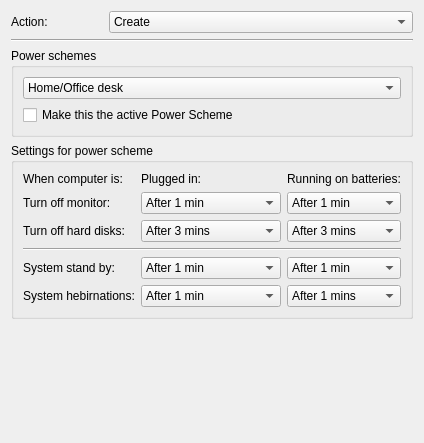
<?xml version="1.0" encoding="UTF-8"?>
<ui version="4.0">
 <class>PowerSchemeWidget</class>
 <widget class="QWidget" name="PowerSchemeWidget">
  <property name="geometry">
   <rect>
    <x>0</x>
    <y>0</y>
    <width>424</width>
    <height>443</height>
   </rect>
  </property>
  <property name="windowTitle">
   <string>Form</string>
  </property>
  <layout class="QGridLayout" name="gridLayout_3">
   <item row="3" column="0">
    <widget class="QGroupBox" name="settingGroupBox">
     <property name="title">
      <string>Settings for power scheme</string>
     </property>
     <layout class="QGridLayout" name="gridLayout">
      <item row="0" column="0">
       <widget class="QLabel" name="computerLabel">
        <property name="text">
         <string>When computer is:</string>
        </property>
       </widget>
      </item>
      <item row="0" column="1">
       <widget class="QLabel" name="dcPowerLabel">
        <property name="text">
         <string>Plugged in:</string>
        </property>
       </widget>
      </item>
      <item row="1" column="0">
       <widget class="QLabel" name="monitorLabel">
        <property name="text">
         <string>Turn off monitor:</string>
        </property>
        <property name="buddy">
         <cstring>monitorDcComboBox</cstring>
        </property>
       </widget>
      </item>
      <item row="1" column="1" colspan="2">
       <widget class="QComboBox" name="monitorDcComboBox">
        <item>
         <property name="text">
          <string>After 1 min</string>
         </property>
        </item>
        <item>
         <property name="text">
          <string>After 3 mins</string>
         </property>
        </item>
        <item>
         <property name="text">
          <string>After 5 mins</string>
         </property>
        </item>
        <item>
         <property name="text">
          <string>After 10 mins</string>
         </property>
        </item>
        <item>
         <property name="text">
          <string>After 15 mins</string>
         </property>
        </item>
        <item>
         <property name="text">
          <string>After 20 mins</string>
         </property>
        </item>
        <item>
         <property name="text">
          <string>After 25 mins</string>
         </property>
        </item>
        <item>
         <property name="text">
          <string>After 30 mins</string>
         </property>
        </item>
        <item>
         <property name="text">
          <string>After 45 mins</string>
         </property>
        </item>
        <item>
         <property name="text">
          <string>After 1 hour</string>
         </property>
        </item>
        <item>
         <property name="text">
          <string>After 2 hours</string>
         </property>
        </item>
        <item>
         <property name="text">
          <string>After 3 hours</string>
         </property>
        </item>
        <item>
         <property name="text">
          <string>After 4 hours</string>
         </property>
        </item>
        <item>
         <property name="text">
          <string>After 5 hours</string>
         </property>
        </item>
        <item>
         <property name="text">
          <string>Never</string>
         </property>
        </item>
       </widget>
      </item>
      <item row="1" column="3">
       <widget class="QComboBox" name="monitorAcComboBox">
        <item>
         <property name="text">
          <string>After 1 min</string>
         </property>
        </item>
        <item>
         <property name="text">
          <string>After 3 mins</string>
         </property>
        </item>
        <item>
         <property name="text">
          <string>After 5 mins</string>
         </property>
        </item>
        <item>
         <property name="text">
          <string>After 10 mins</string>
         </property>
        </item>
        <item>
         <property name="text">
          <string>After 15 mins</string>
         </property>
        </item>
        <item>
         <property name="text">
          <string>After 20 mins</string>
         </property>
        </item>
        <item>
         <property name="text">
          <string>After 25 mins</string>
         </property>
        </item>
        <item>
         <property name="text">
          <string>After 30 mins</string>
         </property>
        </item>
        <item>
         <property name="text">
          <string>After 45 mins</string>
         </property>
        </item>
        <item>
         <property name="text">
          <string>After 1 hour</string>
         </property>
        </item>
        <item>
         <property name="text">
          <string>After 2 hours</string>
         </property>
        </item>
        <item>
         <property name="text">
          <string>After 3 hours</string>
         </property>
        </item>
        <item>
         <property name="text">
          <string>After 4 hours</string>
         </property>
        </item>
        <item>
         <property name="text">
          <string>After 5 hours</string>
         </property>
        </item>
        <item>
         <property name="text">
          <string>Never</string>
         </property>
        </item>
       </widget>
      </item>
      <item row="2" column="0">
       <widget class="QLabel" name="hardDiskLabel">
        <property name="text">
         <string>Turn off hard disks:</string>
        </property>
        <property name="buddy">
         <cstring>hardDiskDcComboBox</cstring>
        </property>
       </widget>
      </item>
      <item row="2" column="1" colspan="2">
       <widget class="QComboBox" name="hardDiskDcComboBox">
        <item>
         <property name="text">
          <string>After 3 mins</string>
         </property>
        </item>
        <item>
         <property name="text">
          <string>After 5 mins</string>
         </property>
        </item>
        <item>
         <property name="text">
          <string>After 10 mins</string>
         </property>
        </item>
        <item>
         <property name="text">
          <string>After 15 mins</string>
         </property>
        </item>
        <item>
         <property name="text">
          <string>After 20 mins</string>
         </property>
        </item>
        <item>
         <property name="text">
          <string>After 25 mins</string>
         </property>
        </item>
        <item>
         <property name="text">
          <string>After 30 mins</string>
         </property>
        </item>
        <item>
         <property name="text">
          <string>After 45 mins</string>
         </property>
        </item>
        <item>
         <property name="text">
          <string>After 1 hour</string>
         </property>
        </item>
        <item>
         <property name="text">
          <string>After 2 hours</string>
         </property>
        </item>
        <item>
         <property name="text">
          <string>After 3 hours</string>
         </property>
        </item>
        <item>
         <property name="text">
          <string>After 4 hours</string>
         </property>
        </item>
        <item>
         <property name="text">
          <string>After 5 hours</string>
         </property>
        </item>
        <item>
         <property name="text">
          <string>Never.</string>
         </property>
        </item>
       </widget>
      </item>
      <item row="2" column="3">
       <widget class="QComboBox" name="hardDiskAcComboBox">
        <item>
         <property name="text">
          <string>After 3 mins</string>
         </property>
        </item>
        <item>
         <property name="text">
          <string>After 5 mins</string>
         </property>
        </item>
        <item>
         <property name="text">
          <string>After 10 mins</string>
         </property>
        </item>
        <item>
         <property name="text">
          <string>After 15 mins</string>
         </property>
        </item>
        <item>
         <property name="text">
          <string>After 20 mins</string>
         </property>
        </item>
        <item>
         <property name="text">
          <string>After 25 mins</string>
         </property>
        </item>
        <item>
         <property name="text">
          <string>After 30 mins</string>
         </property>
        </item>
        <item>
         <property name="text">
          <string>After 45 mins</string>
         </property>
        </item>
        <item>
         <property name="text">
          <string>After 1 hours</string>
         </property>
        </item>
        <item>
         <property name="text">
          <string>After 2 hours</string>
         </property>
        </item>
        <item>
         <property name="text">
          <string>After 3 hours</string>
         </property>
        </item>
        <item>
         <property name="text">
          <string>After 4 hours</string>
         </property>
        </item>
        <item>
         <property name="text">
          <string>After 5 hours</string>
         </property>
        </item>
        <item>
         <property name="text">
          <string>Never</string>
         </property>
        </item>
       </widget>
      </item>
      <item row="3" column="0" colspan="4">
       <widget class="Line" name="schemeSettingsLine">
        <property name="orientation">
         <enum>Qt::Horizontal</enum>
        </property>
       </widget>
      </item>
      <item row="4" column="0">
       <widget class="QLabel" name="standbyLabel">
        <property name="text">
         <string>System stand by:</string>
        </property>
        <property name="buddy">
         <cstring>standbyDcComboBox</cstring>
        </property>
       </widget>
      </item>
      <item row="4" column="1" colspan="2">
       <widget class="QComboBox" name="standbyDcComboBox">
        <item>
         <property name="text">
          <string>After 1 min</string>
         </property>
        </item>
        <item>
         <property name="text">
          <string>After 3 mins</string>
         </property>
        </item>
        <item>
         <property name="text">
          <string>After 5 mins</string>
         </property>
        </item>
        <item>
         <property name="text">
          <string>After 10 mins</string>
         </property>
        </item>
        <item>
         <property name="text">
          <string>After 15 mins</string>
         </property>
        </item>
        <item>
         <property name="text">
          <string>After 20 mins</string>
         </property>
        </item>
        <item>
         <property name="text">
          <string>After 25 mins</string>
         </property>
        </item>
        <item>
         <property name="text">
          <string>After 30 mins</string>
         </property>
        </item>
        <item>
         <property name="text">
          <string>After 45 mins</string>
         </property>
        </item>
        <item>
         <property name="text">
          <string>After 1 hour</string>
         </property>
        </item>
        <item>
         <property name="text">
          <string>After 2 hours</string>
         </property>
        </item>
        <item>
         <property name="text">
          <string>After 3 hours</string>
         </property>
        </item>
        <item>
         <property name="text">
          <string>After 4 hours</string>
         </property>
        </item>
        <item>
         <property name="text">
          <string>After 5 hours</string>
         </property>
        </item>
        <item>
         <property name="text">
          <string>Never</string>
         </property>
        </item>
       </widget>
      </item>
      <item row="4" column="3">
       <widget class="QComboBox" name="standbyAcComboBox">
        <item>
         <property name="text">
          <string>After 1 min</string>
         </property>
        </item>
        <item>
         <property name="text">
          <string>After 3 mins</string>
         </property>
        </item>
        <item>
         <property name="text">
          <string>After 5 mins</string>
         </property>
        </item>
        <item>
         <property name="text">
          <string>After 10 mins</string>
         </property>
        </item>
        <item>
         <property name="text">
          <string>After 15 mins</string>
         </property>
        </item>
        <item>
         <property name="text">
          <string>After 20 mins</string>
         </property>
        </item>
        <item>
         <property name="text">
          <string>After 25 mins</string>
         </property>
        </item>
        <item>
         <property name="text">
          <string>After 30 mins</string>
         </property>
        </item>
        <item>
         <property name="text">
          <string>After 45 mins</string>
         </property>
        </item>
        <item>
         <property name="text">
          <string>After 1 hour</string>
         </property>
        </item>
        <item>
         <property name="text">
          <string>After 2 hours</string>
         </property>
        </item>
        <item>
         <property name="text">
          <string>After 3 hours</string>
         </property>
        </item>
        <item>
         <property name="text">
          <string>After 4 hours</string>
         </property>
        </item>
        <item>
         <property name="text">
          <string>After 5 hours</string>
         </property>
        </item>
        <item>
         <property name="text">
          <string>Never</string>
         </property>
        </item>
       </widget>
      </item>
      <item row="5" column="0">
       <widget class="QLabel" name="hibernateLabel">
        <property name="text">
         <string>System hebirnations:</string>
        </property>
        <property name="buddy">
         <cstring>hibernateDcComboBox</cstring>
        </property>
       </widget>
      </item>
      <item row="5" column="1" colspan="2">
       <widget class="QComboBox" name="hibernateDcComboBox">
        <item>
         <property name="text">
          <string>After 1 min</string>
         </property>
        </item>
        <item>
         <property name="text">
          <string>After 3 mins</string>
         </property>
        </item>
        <item>
         <property name="text">
          <string>After 5 mins</string>
         </property>
        </item>
        <item>
         <property name="text">
          <string>After 10 mins</string>
         </property>
        </item>
        <item>
         <property name="text">
          <string>After 15 mins</string>
         </property>
        </item>
        <item>
         <property name="text">
          <string>After 20 mins</string>
         </property>
        </item>
        <item>
         <property name="text">
          <string>After 25 mins</string>
         </property>
        </item>
        <item>
         <property name="text">
          <string>After 30 mins</string>
         </property>
        </item>
        <item>
         <property name="text">
          <string>After 45 mins</string>
         </property>
        </item>
        <item>
         <property name="text">
          <string>After 1 hour</string>
         </property>
        </item>
        <item>
         <property name="text">
          <string>After 2 hours</string>
         </property>
        </item>
        <item>
         <property name="text">
          <string>After 3 hours</string>
         </property>
        </item>
        <item>
         <property name="text">
          <string>After 4 hours</string>
         </property>
        </item>
        <item>
         <property name="text">
          <string>After 5 hours</string>
         </property>
        </item>
        <item>
         <property name="text">
          <string>Never</string>
         </property>
        </item>
       </widget>
      </item>
      <item row="5" column="3">
       <widget class="QComboBox" name="hibernateAcComboBox">
        <item>
         <property name="text">
          <string>After 1 mins</string>
         </property>
        </item>
        <item>
         <property name="text">
          <string>After 3 mins</string>
         </property>
        </item>
        <item>
         <property name="text">
          <string>After 5 mins</string>
         </property>
        </item>
        <item>
         <property name="text">
          <string>After 10 mins</string>
         </property>
        </item>
        <item>
         <property name="text">
          <string>After 15 mins</string>
         </property>
        </item>
        <item>
         <property name="text">
          <string>After 20 mins</string>
         </property>
        </item>
        <item>
         <property name="text">
          <string>After 25 mins</string>
         </property>
        </item>
        <item>
         <property name="text">
          <string>After 30 mins</string>
         </property>
        </item>
        <item>
         <property name="text">
          <string>After 45 mins</string>
         </property>
        </item>
        <item>
         <property name="text">
          <string>After 1 hour</string>
         </property>
        </item>
        <item>
         <property name="text">
          <string>After 2 hours</string>
         </property>
        </item>
        <item>
         <property name="text">
          <string>After 3 hours</string>
         </property>
        </item>
        <item>
         <property name="text">
          <string>After 4 hours</string>
         </property>
        </item>
        <item>
         <property name="text">
          <string>After 5 hours</string>
         </property>
        </item>
        <item>
         <property name="text">
          <string>Never</string>
         </property>
        </item>
       </widget>
      </item>
      <item row="0" column="3">
       <widget class="QLabel" name="acPowerLabel">
        <property name="text">
         <string>Running on batteries:</string>
        </property>
        <property name="wordWrap">
         <bool>true</bool>
        </property>
       </widget>
      </item>
     </layout>
    </widget>
   </item>
   <item row="1" column="0">
    <widget class="Line" name="line">
     <property name="font">
      <font>
       <family>Sans Serif</family>
       <pointsize>9</pointsize>
      </font>
     </property>
     <property name="orientation">
      <enum>Qt::Horizontal</enum>
     </property>
    </widget>
   </item>
   <item row="4" column="0">
    <spacer name="verticalSpacer">
     <property name="orientation">
      <enum>Qt::Vertical</enum>
     </property>
     <property name="sizeType">
      <enum>QSizePolicy::Expanding</enum>
     </property>
     <property name="sizeHint" stdset="0">
      <size>
       <width>20</width>
       <height>10</height>
      </size>
     </property>
    </spacer>
   </item>
   <item row="2" column="0">
    <widget class="QGroupBox" name="powerGroupBox">
     <property name="title">
      <string>Power schemes</string>
     </property>
     <layout class="QGridLayout" name="gridLayout_4">
      <item row="1" column="0">
       <widget class="QCheckBox" name="defaultCheckBox">
        <property name="text">
         <string>Make this the active Power Scheme</string>
        </property>
       </widget>
      </item>
      <item row="0" column="0">
       <widget class="QComboBox" name="nameComboBox">
        <property name="currentIndex">
         <number>0</number>
        </property>
        <item>
         <property name="text">
          <string>Home/Office desk</string>
         </property>
        </item>
        <item>
         <property name="text">
          <string>Portable/Laptop</string>
         </property>
        </item>
        <item>
         <property name="text">
          <string>Presentation</string>
         </property>
        </item>
        <item>
         <property name="text">
          <string>Always On</string>
         </property>
        </item>
        <item>
         <property name="text">
          <string>Minomal Power Management</string>
         </property>
        </item>
        <item>
         <property name="text">
          <string>Max Battery</string>
         </property>
        </item>
       </widget>
      </item>
     </layout>
    </widget>
   </item>
   <item row="0" column="0">
    <layout class="QHBoxLayout" name="horizontalLayout_4">
     <item>
      <widget class="QLabel" name="actionLabel">
       <property name="sizePolicy">
        <sizepolicy hsizetype="Fixed" vsizetype="Preferred">
         <horstretch>0</horstretch>
         <verstretch>0</verstretch>
        </sizepolicy>
       </property>
       <property name="minimumSize">
        <size>
         <width>92</width>
         <height>0</height>
        </size>
       </property>
       <property name="maximumSize">
        <size>
         <width>92</width>
         <height>16777215</height>
        </size>
       </property>
       <property name="text">
        <string>Action:</string>
       </property>
       <property name="buddy">
        <cstring>actionComboBox</cstring>
       </property>
      </widget>
     </item>
     <item>
      <widget class="QComboBox" name="actionComboBox">
       <property name="currentText">
        <string>Create</string>
       </property>
       <item>
        <property name="text">
         <string>Create</string>
        </property>
       </item>
       <item>
        <property name="text">
         <string>Replace</string>
        </property>
       </item>
       <item>
        <property name="text">
         <string>Update</string>
        </property>
       </item>
       <item>
        <property name="text">
         <string>Delete</string>
        </property>
       </item>
      </widget>
     </item>
    </layout>
   </item>
  </layout>
 </widget>
 <tabstops>
  <tabstop>actionComboBox</tabstop>
  <tabstop>nameComboBox</tabstop>
  <tabstop>defaultCheckBox</tabstop>
  <tabstop>monitorDcComboBox</tabstop>
  <tabstop>monitorAcComboBox</tabstop>
  <tabstop>hardDiskDcComboBox</tabstop>
  <tabstop>hardDiskAcComboBox</tabstop>
  <tabstop>standbyDcComboBox</tabstop>
  <tabstop>standbyAcComboBox</tabstop>
  <tabstop>hibernateDcComboBox</tabstop>
  <tabstop>hibernateAcComboBox</tabstop>
 </tabstops>
 <resources/>
 <connections/>
</ui>
